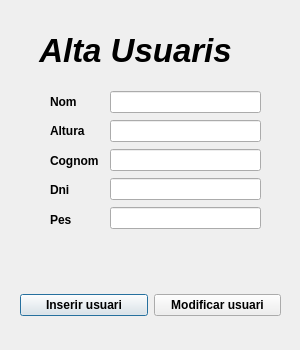
<?xml version="1.0" encoding="UTF-8"?>
<ui version="4.0">
 <class>Dialog</class>
 <widget class="QDialog" name="Dialog">
  <property name="geometry">
   <rect>
    <x>0</x>
    <y>0</y>
    <width>300</width>
    <height>350</height>
   </rect>
  </property>
  <property name="font">
   <font>
    <weight>75</weight>
    <italic>false</italic>
    <bold>true</bold>
   </font>
  </property>
  <property name="windowTitle">
   <string>Dialog</string>
  </property>
  <property name="styleSheet">
   <string notr="true"/>
  </property>
  <widget class="QLabel" name="label">
   <property name="geometry">
    <rect>
     <x>0</x>
     <y>-300</y>
     <width>271</width>
     <height>701</height>
    </rect>
   </property>
   <property name="font">
    <font>
     <family>Arial</family>
     <pointsize>25</pointsize>
     <weight>75</weight>
     <italic>true</italic>
     <bold>true</bold>
    </font>
   </property>
   <property name="text">
    <string>Alta Usuaris</string>
   </property>
   <property name="alignment">
    <set>Qt::AlignCenter</set>
   </property>
  </widget>
  <widget class="QWidget" name="verticalLayoutWidget">
   <property name="geometry">
    <rect>
     <x>110</x>
     <y>90</y>
     <width>151</width>
     <height>141</height>
    </rect>
   </property>
   <layout class="QVBoxLayout" name="vlText">
    <item>
     <layout class="QHBoxLayout" name="hlNom">
      <item>
       <widget class="QLineEdit" name="textNom"/>
      </item>
     </layout>
    </item>
    <item>
     <layout class="QHBoxLayout" name="hlCognom">
      <item>
       <widget class="QLineEdit" name="textCognom"/>
      </item>
     </layout>
    </item>
    <item>
     <layout class="QHBoxLayout" name="hlDni">
      <item>
       <widget class="QLineEdit" name="textDni"/>
      </item>
     </layout>
    </item>
    <item>
     <layout class="QHBoxLayout" name="hlPes">
      <item>
       <widget class="QLineEdit" name="textPes"/>
      </item>
     </layout>
    </item>
    <item>
     <layout class="QHBoxLayout" name="hlAltura">
      <item>
       <widget class="QLineEdit" name="textAltura"/>
      </item>
     </layout>
    </item>
   </layout>
  </widget>
  <widget class="QWidget" name="horizontalLayoutWidget_6">
   <property name="geometry">
    <rect>
     <x>20</x>
     <y>270</y>
     <width>261</width>
     <height>71</height>
    </rect>
   </property>
   <layout class="QHBoxLayout" name="hlButtons">
    <item>
     <widget class="QPushButton" name="pbInserir">
      <property name="styleSheet">
       <string notr="true">font: italic 13pt &quot;Arial&quot;;</string>
      </property>
      <property name="text">
       <string>Inserir usuari</string>
      </property>
     </widget>
    </item>
    <item>
     <widget class="QPushButton" name="pbModificar">
      <property name="styleSheet">
       <string notr="true">font: italic 13pt &quot;Arial&quot;;</string>
      </property>
      <property name="text">
       <string>Modificar usuari</string>
      </property>
     </widget>
    </item>
   </layout>
  </widget>
  <widget class="QWidget" name="verticalLayoutWidget_2">
   <property name="geometry">
    <rect>
     <x>50</x>
     <y>90</y>
     <width>61</width>
     <height>141</height>
    </rect>
   </property>
   <layout class="QVBoxLayout" name="verticalLayout">
    <item>
     <widget class="QLabel" name="lNom">
      <property name="styleSheet">
       <string notr="true">font: italic 13pt &quot;Arial&quot;;</string>
      </property>
      <property name="text">
       <string>Nom</string>
      </property>
      <property name="alignment">
       <set>Qt::AlignLeading|Qt::AlignLeft|Qt::AlignVCenter</set>
      </property>
     </widget>
    </item>
    <item>
     <widget class="QLabel" name="lAltura">
      <property name="styleSheet">
       <string notr="true">font: italic 13pt &quot;Arial&quot;;</string>
      </property>
      <property name="text">
       <string>Altura</string>
      </property>
     </widget>
    </item>
    <item>
     <widget class="QLabel" name="lCognom">
      <property name="styleSheet">
       <string notr="true">font: italic 13pt &quot;Arial&quot;;</string>
      </property>
      <property name="text">
       <string>Cognom</string>
      </property>
     </widget>
    </item>
    <item>
     <widget class="QLabel" name="lDni">
      <property name="styleSheet">
       <string notr="true">font: italic 13pt &quot;Arial&quot;;</string>
      </property>
      <property name="text">
       <string>Dni</string>
      </property>
     </widget>
    </item>
    <item>
     <widget class="QLabel" name="lPes">
      <property name="styleSheet">
       <string notr="true">font: italic 13pt &quot;Arial&quot;;</string>
      </property>
      <property name="text">
       <string>Pes</string>
      </property>
     </widget>
    </item>
   </layout>
  </widget>
 </widget>
 <resources/>
 <connections/>
</ui>
